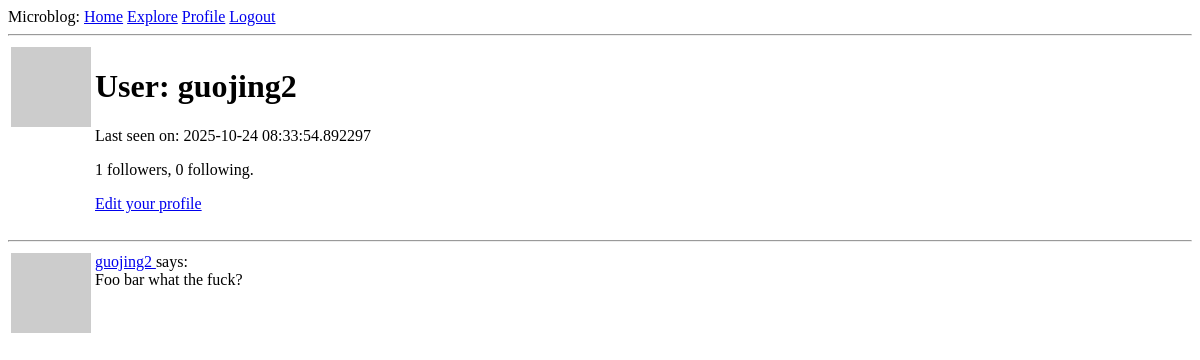
/user/guojing2 (signed in), run on an earlier commit of the app's database.
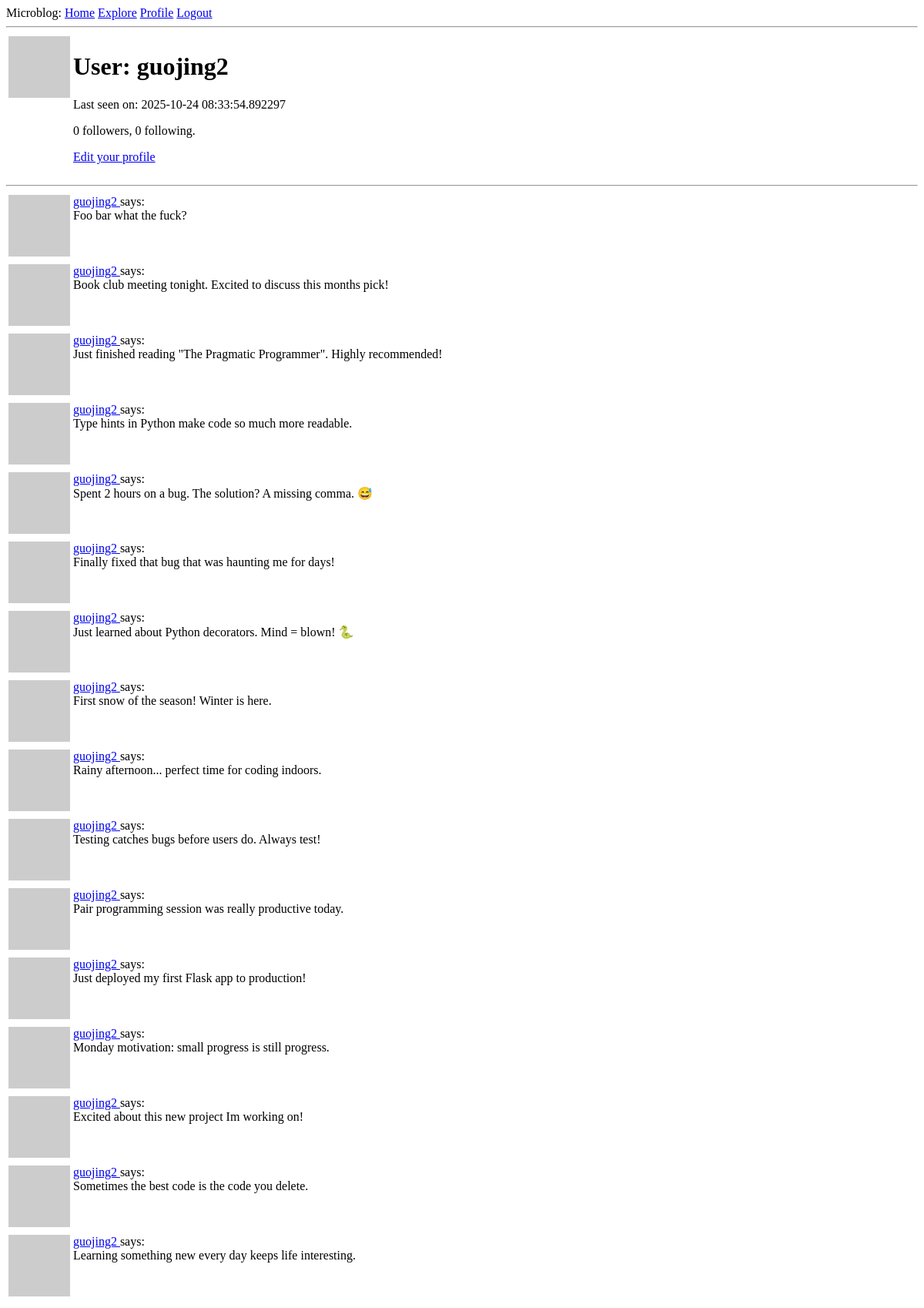
And on a later commit of the database.
### app/models.py (models this page shows, shortened)
class Post(db.Model):
    id: orm.Mapped[int] = orm.mapped_column(primary_key=True)
    body: orm.Mapped[str] = orm.mapped_column(sa.String(140))
    timestamp: orm.Mapped[datetime] = orm.mapped_column(index=True, default=lambda: datetime.now(UTC))
    user_id: orm.Mapped[int] = orm.mapped_column(sa.ForeignKey('user.id'), index=True)
    author: orm.Mapped['User'] = orm.relationship(back_populates='posts')

class User(UserMixin, db.Model):
    id: orm.Mapped[int] = orm.mapped_column(primary_key=True)
    username: orm.Mapped[str] = orm.mapped_column(sa.String(64), index=True, unique=True)
    email: orm.Mapped[str] = orm.mapped_column(sa.String(120), index=True, unique=True)
    password_hash: orm.Mapped[str | None] = orm.mapped_column(sa.String(256))
    posts: orm.WriteOnlyMapped['Post'] = orm.relationship(back_populates='author')
    about_me: orm.Mapped[str | None] = orm.mapped_column(sa.String(140))
    last_seen: orm.Mapped[datetime | None] = orm.mapped_column(
        default=lambda: datetime.now(UTC)
    )
    following: orm.WriteOnlyMapped['User'] = orm.relationship(
        secondary=followers,
        primaryjoin=(followers.c.follower_id == id),
        secondaryjoin=(followers.c.followed_id == id),
        back_populates='followers'
    )
    followers: orm.WriteOnlyMapped['User'] = orm.relationship(
        secondary=followers,
        primaryjoin=(followers.c.followed_id == id),
        secondaryjoin=(followers.c.follower_id == id),
        back_populates='following'
    )
    def avatar(self, size):
        digest = md5(self.email.lower().encode('utf-8')).hexdigest()
        return f'https://www.gravatar.com/avatar/{digest}?d=identicon&s={size}'
    def followers_count(self):
        return db.session.scalar(
            sa.select(sa.func.count()).select_from(followers).where(
                followers.c.followed_id == self.id
            )
        )
    def following_count(self):
        return db.session.scalar(
            sa.select(sa.func.count()).select_from(followers).where(
                followers.c.follower_id == self.id
            )
        )

### app/routes.py (the view)
@app.route('/user/<username>')
@login_required
def user(username):
    user = db.first_or_404(sa.select(User).where(User.username == username))
    page = request.args.get('page', 1, type=int)
    query = user.posts.select().order_by(Post.timestamp.desc())
    posts = db.paginate(query,
                        page=page,
                        per_page=app.config['POSTS_PER_PAGE'],
                        error_out=False)
    next_url = url_for('user', username=username, page=posts.next_num) \
        if posts.has_next else None
    prev_url = url_for('user', username=username, page=posts.prev_num) \
        if posts.has_prev else None
    form = EmptyForm()
    return render_template('user.html',
                           user=user,
                           posts=posts.items,
                           next_url=next_url,
                           prev_url=prev_url,
                           form=form)
    form = EmptyForm()
    return render_template('user.html', user=user, posts=posts, form=form)

### app/models.py (called while the page is built)
@login.user_loader
def load_user(id):
    return db.session.get(User, int(id))

### app/routes.py (called while the page is built)
@app.before_request
def before_request():
    if current_user.is_authenticated:
        current_user.last_seen = datetime.now(UTC)
        db.session.commit()

### app/templates/user.html (shortened to what this page needs)
{% extends "base.html" %}
{% block content %}
    <table>
        <tr valign="top">
            <td><img src="{{ user.avatar(128) }}"></td>
            <td>
                <h1>User: {{ user.username }}</h1>
                {% if user.last_seen %}<p>Last seen on: {{ user.last_seen }}</p>{% endif %}
                <p>{{ user.followers_count() }} followers, {{ user.following_count() }} following.</p>
                {% if user == current_user %}
                    <p><a href="{{ url_for('edit_profile') }}">Edit your profile</a></p>
                {% endif %}
            </td>
        </tr>
    </table>
    <hr>
    {% for post in posts %}
        {% include '_post.html' %}
    {% endfor %}
{% endblock %}

### app/templates/_post.html
<table>
    <tr valign="top">
        <td><img src="{{ post.author.avatar(36) }}"></td>
        <td>
            <a href="{{ url_for('user', username=post.author.username) }}">
                {{ post.author.username }}
            </a>
            says:<br>{{ post.body }}
        </td>
    </tr>
</table>

What changed in the data, as far as the page shows it:
added Post: author.username "guojing2", body "Book club meeting tonight. Excited to discuss this months pick!"
added Post: author.username "guojing2", body "Just finished reading \"The Pragmatic Programmer\". Highly recommended!"
added Post: author.username "guojing2", body "Type hints in Python make code so much more readable."
added Post: author.username "guojing2", body "Spent 2 hours on a bug. The solution? A missing comma. 😅"
added Post: author.username "guojing2", body "Finally fixed that bug that was haunting me for days!"
added Post: author.username "guojing2", body "Just learned about Python decorators. Mind = blown! 🐍"
added Post: author.username "guojing2", body "First snow of the season! Winter is here."
added Post: author.username "guojing2", body "Rainy afternoon... perfect time for coding indoors."
added Post: author.username "guojing2", body "Testing catches bugs before users do. Always test!"
added Post: author.username "guojing2", body "Pair programming session was really productive today."
added Post: author.username "guojing2", body "Just deployed my first Flask app to production!"
added Post: author.username "guojing2", body "Monday motivation: small progress is still progress."
added Post: author.username "guojing2", body "Excited about this new project Im working on!"
added Post: author.username "guojing2", body "Sometimes the best code is the code you delete."
added Post: author.username "guojing2", body "Learning something new every day keeps life interesting."
Also different on the page:
{{ user.followers_count() }}: "1" → "0"
